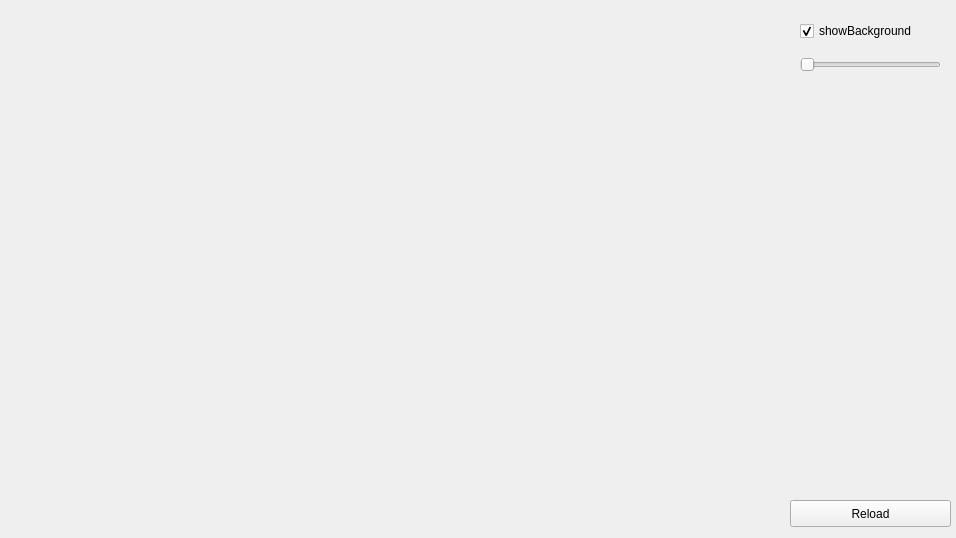
<?xml version="1.0" encoding="UTF-8"?>
<ui version="4.0">
 <class>MainWindow</class>
 <widget class="QMainWindow" name="MainWindow">
  <property name="geometry">
   <rect>
    <x>0</x>
    <y>0</y>
    <width>956</width>
    <height>538</height>
   </rect>
  </property>
  <property name="windowTitle">
   <string>MainWindow</string>
  </property>
  <widget class="QWidget" name="centralWidget">
   <widget class="GLWidget" name="widget" native="true">
    <property name="geometry">
     <rect>
      <x>10</x>
      <y>10</y>
      <width>774</width>
      <height>518</height>
     </rect>
    </property>
   </widget>
   <widget class="QCheckBox" name="checkBox">
    <property name="geometry">
     <rect>
      <x>800</x>
      <y>20</y>
      <width>161</width>
      <height>22</height>
     </rect>
    </property>
    <property name="text">
     <string>showBackground</string>
    </property>
    <property name="checked">
     <bool>true</bool>
    </property>
   </widget>
   <widget class="QSlider" name="imageAlphaSlider">
    <property name="geometry">
     <rect>
      <x>800</x>
      <y>50</y>
      <width>141</width>
      <height>29</height>
     </rect>
    </property>
    <property name="focusPolicy">
     <enum>Qt::NoFocus</enum>
    </property>
    <property name="value">
     <number>0</number>
    </property>
    <property name="orientation">
     <enum>Qt::Horizontal</enum>
    </property>
   </widget>
   <widget class="QPushButton" name="reloadShadersButton">
    <property name="geometry">
     <rect>
      <x>790</x>
      <y>500</y>
      <width>161</width>
      <height>27</height>
     </rect>
    </property>
    <property name="text">
     <string>Reload</string>
    </property>
   </widget>
  </widget>
 </widget>
 <layoutdefault spacing="6" margin="11"/>
 <customwidgets>
  <customwidget>
   <class>GLWidget</class>
   <extends>QWidget</extends>
   <header>glwidget.h</header>
   <container>1</container>
  </customwidget>
 </customwidgets>
 <resources/>
 <connections/>
</ui>
